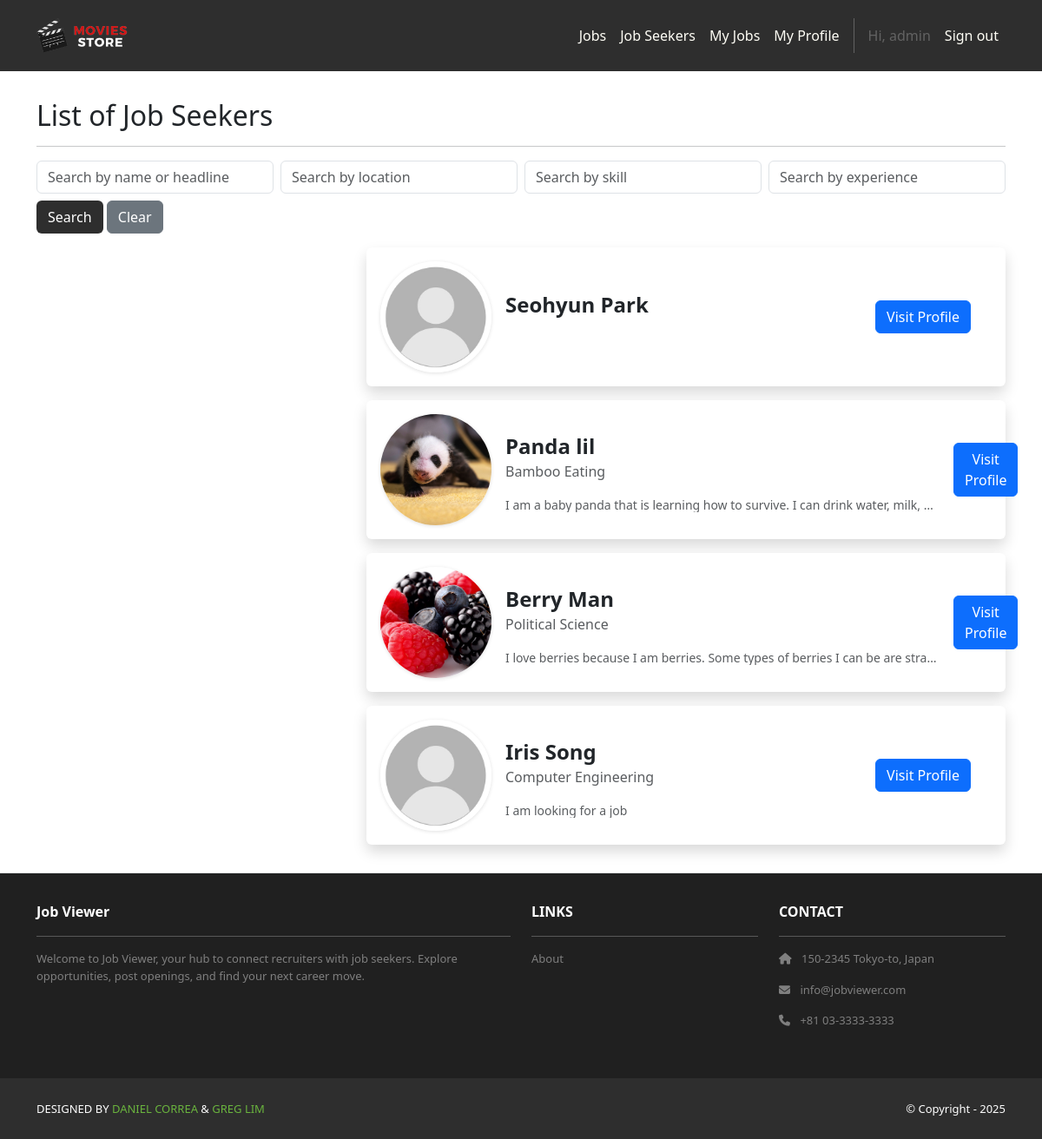
Before: /jobSeekers/ (signed in) with the older database file.
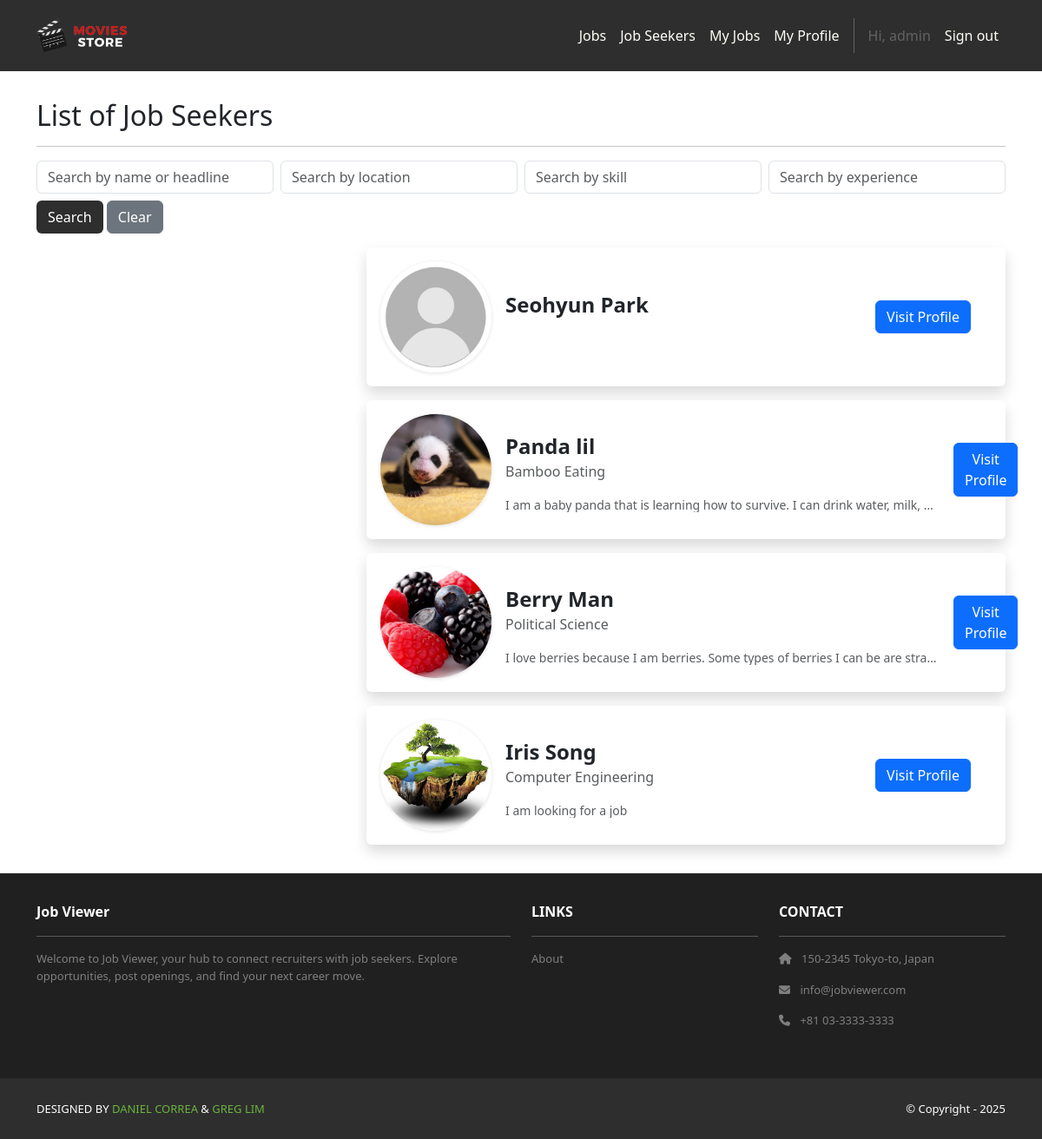
After: the same page with the newer database file.
### jobSeekers/models.py (models this page shows, shortened)
class JobSeeker(models.Model):
    user = models.OneToOneField(
        settings.AUTH_USER_MODEL, on_delete=models.CASCADE, related_name="jobseeker_profile"
    )
    firstName = models.CharField("First Name", max_length=255)
    lastName  = models.CharField("Last Name", max_length=255)
    location  = models.CharField("Location", max_length=255, blank=True)
    image     = models.ImageField("Profile Image", upload_to='jobSeeker_images/', null=True, blank=True)
    education = models.ForeignKey("Institution", on_delete=models.PROTECT, related_name="jobSeeker", null=True, blank=True)
    degree    = models.CharField(max_length=255, blank=True)
    startYear = models.IntegerField("Start Year", null=True, blank=True)
    endYear   = models.IntegerField("End Year", null=True, blank=True)
    headline   = models.TextField(blank=True)
    experience = models.ManyToManyField("Experience", related_name="jobSeeker", blank=True)
    skills     = models.ManyToManyField("Skill", related_name="jobSeeker", blank=True)
    links      = models.ManyToManyField("Link", related_name="jobSeeker", blank=True)
    hide_image = models.BooleanField(default=False)
    hide_headline = models.BooleanField(default=False)
    hide_profile = models.BooleanField(default=False)
    hide_location = models.BooleanField(default=False)
    @property
    def full_name(self):
        return f"{self.firstName} {self.lastName}"

### jobSeekers/views.py (the view)
# urls.py: path('', views.index, name='home.index'),
@login_required
@recruiter_required
def index(request):
    name_term = request.GET.get("name", "")
    location_term = request.GET.get("location", "")
    skill_term = request.GET.get("skill", "")
    experience_term = request.GET.get("experience", "")
    jobSeekers = JobSeeker.objects.filter(hide_profile=False)
    if name_term:
        jobSeekers = jobSeekers.filter(
            Q(firstName__icontains=name_term) |
            Q(lastName__icontains=name_term) |
            Q(headline__icontains=name_term)
        )
    if location_term:
        jobSeekers = jobSeekers.filter(location__icontains=location_term)
    if skill_term:
        jobSeekers = jobSeekers.filter(skills__name__icontains=skill_term)
    if experience_term:
        jobSeekers = jobSeekers.filter(experience__name__icontains=experience_term)
    jobSeekers = jobSeekers.distinct()
    template_data = {
        "title": "Job Seekers",
        "jobSeekers": jobSeekers,
    }
    return render(request, "jobSeekers/index.html", {"template_data": template_data})

### accounts/models.py (called while the page is built)
    @property
    def is_recruiter(self) -> bool:
        return self.role == self.Roles.RECRUITER

### jobSeekers/templates/jobSeekers/index.html
{% extends 'base.html' %}
{% block content %}
{% load static %}
<div class="p-3">
  <div class="container">
    <div class="row mt-3">
      <div class="col mx-auto mb-3">
        <h2>List of Job Seekers</h2>
        <hr />
        <form method="GET">
  <div class="row g-2">
    <div class="col-md-3">
      <input type="text" class="form-control" name="name"
             placeholder="Search by name or headline"
             value="{{ request.GET.name }}">
    </div>
    <div class="col-md-3">
      <input type="text" class="form-control" name="location"
             placeholder="Search by location"
             value="{{ request.GET.location }}">
    </div>
    <div class="col-md-3">
      <input type="text" class="form-control" name="skill"
             placeholder="Search by skill"
             value="{{ request.GET.skill }}">
    </div>
    <div class="col-md-3">
      <input type="text" class="form-control" name="experience"
             placeholder="Search by experience"
             value="{{ request.GET.experience }}">
    </div>
  </div>
  <div class="row mt-2">
    <div class="col-auto">
      <button class="btn bg-dark text-white" type="submit">Search</button>
      <a href="{% url 'jobSeekers.index' %}" class="btn btn-secondary">Clear</a>
    </div>
  </div>
</form>
      </div>
    </div>
    <div class="row">
      {% for jobSeeker in template_data.jobSeekers %}
        <div class="col-md-8 col-12 mb-3 ms-md-auto">
          <div class="card p-3 border-0 shadow">
            <div class="d-flex gap-3 align-items-start flex-column flex-sm-row align-items-center">
              {% if not jobSeeker.hide_image and jobSeeker.image %}
                <img class="avatar flex-shrink-0" src="{{ jobSeeker.image.url }}"
                    alt="{{ jobSeeker.full_name }}"
                    width="128" height="128" loading="lazy">
              {% else %}
                <img class="avatar flex-shrink-0" src="{% static 'img/default_profile.jpg' %}"
                      alt="No profile image"
                      width="128" height="128" loading="lazy">
              {% endif %}
              <div class="flex-grow-1 mt-3">
                <div class="fw-semibold lh-sm fs-4 text-truncate" style="max-width: 500px;">
                  {{ jobSeeker.firstName }} {{ jobSeeker.lastName }}
                </div>
                <div class="text-body-secondary my-1 lh-sm mb-3 text-truncate" style="max-width: 500px;">
                  {{ jobSeeker.degree }}
                </div>
                {% if not jobSeeker.hide_headline %}
                  <div class="text-muted small my-1 lh-sm d-inline-block text-truncate" style="max-width: 500px;">
                    {{ jobSeeker.headline }}
                  </div>
                {% endif %}
              </div>
              <a href="{% url 'jobSeekers.show' id=jobSeeker.id %}" class="btn btn-primary ms-auto me-4">
                Visit Profile
              </a>
            </div>
          </div>
        </div>
      {% empty %}
      <p>No job seekers found.</p>
      {% endfor %}
    </div>
  </div>
</div>
{% endblock content %}

Changed rows visible on the page:
changed JobSeeker "Iris": image: picture added; hide_image: picture removed
